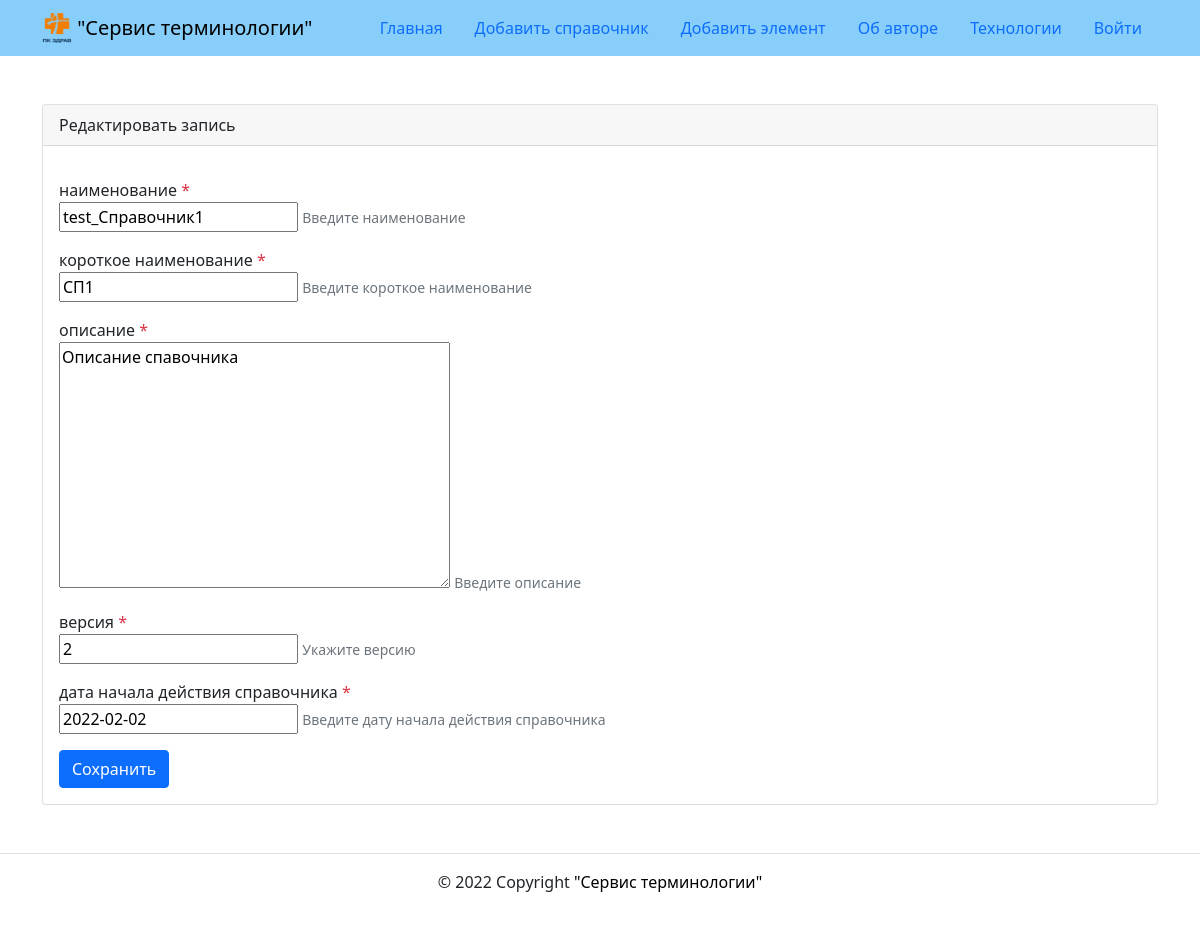
/reference_book/1/edit/, run on the app's committed database.
### reference_book/models.py (models this page shows, shortened)
class RBook(models.Model):
    name = models.CharField(
        max_length=200,
        verbose_name="наименование",
    )
    short_name = models.CharField(
        max_length=10,
        verbose_name="короткое наименование",
    )
    description = models.TextField(
        verbose_name="описание",
    )
    ver = models.CharField(
        max_length=200,
        verbose_name="версия",
    )
    date_begin = models.DateField(
        verbose_name="дата начала действия справочника",
    )
    class Meta:
        verbose_name = "Справочник"
        verbose_name_plural = "Справочники"
        unique_together = (
            "name",
            "ver",
        )

### reference_book/views.py (the view)
def reference_book_edit(request, reference_book_id):
    reference_book = get_object_or_404(RBook, id=reference_book_id)
    form = RBookForm(request.POST or None, instance=reference_book)
    if form.is_valid():
        form.save()
        return redirect("reference_book:reference_book_detail", reference_book_id)
    context = {"form": form, "reference_book": reference_book, "is_edit": True}
    return render(request, "reference_book/create_reference_book.html", context)

### reference_book/forms.py
class RBookForm(forms.ModelForm):
    class Meta:
        model = RBook
        fields = (
            "name",
            "short_name",
            "description",
            "ver",
            "date_begin",
        )
        labels = {
            "name": "наименование",
            "short_name": "короткое наименование",
            "description": "описание",
            "ver": "версия",
            "date_begin": "дата начала действия справочника",
        }
        help_texts = {
            "name": "Введите наименование",
            "short_name": "Введите короткое наименование",
            "ver": "Укажите версию",
            "date_begin": "Введите дату начала действия справочника",
            "description": "Введите описание",
        }
        verbose_name = "Форма справочника"

### templates/reference_book/create_reference_book.html (shortened to what this page needs)
{% extends "base.html" %}
{% block content %}
<div class="container py-5">
    <div class="card">
      <div class="card-header">
      {% if is_edit %}
        Редактировать запись
      {% else %}
        Добавить справочник
      {% endif %}
      </div>
      <div class="card-body">
        <form method="post" enctype="multipart/form-data"
                {% if is_edit %}
                 action = "{% url 'reference_book:reference_book_edit' reference_book.id %}"
                {% else %}
                 action = "{% url 'reference_book:reference_book_create' %}"
                {% endif %}
          >
          {% for field in form %}
          <div class="form-group row my-3" {% if field.field.required %} aria-required="true" {% else %}
            aria-required="false" {% endif %}>
            <label for="{{ field.id_for_label }}">
              {{ field.label }}
              {% if field.field.required %}
              <span class="required text-danger">*</span>
              {% endif %}
            </label>
            <div>
              {{ field }}
              {% if field.help_text %}
              <small id="{{ field.id_for_label }}-help" class="form-text text-muted">
                {{ field.help_text|safe }}
              </small>
              {% endif %}
            </div>
          </div>
          {% endfor %}
            <button type="submit" class="btn btn-primary">
              {% if is_edit %}
              Сохранить
              {% else %}
              Добавить
              {% endif %}
            </button>
        </form>
      </div>
    </div>
</div>
{% endblock %}

### data on the page
RBook: form "test_Справочник1" "СП1" "Описание спавочника" "2" "2022-02-02"

### other printed values
{{ field.label }} "наименование" "короткое наименование" "описание" "версия" "дата начала действия справочника"
{{ field.help_text|safe }} "Введите наименование" "Введите короткое наименование" "Введите описание" "Укажите версию" "Введите дату начала действия справочника"
